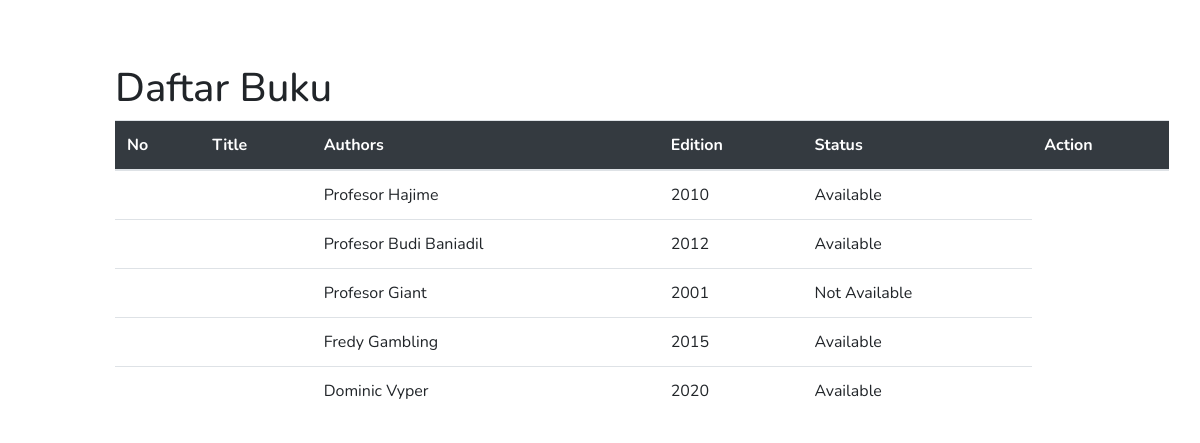
/book/book.php, run on the app's committed database.
### tables this page shows
CREATE TABLE `books` (
  `BooksId` int(11) NOT NULL,
  `BooksTitle` varchar(100) NOT NULL,
  `Authors` varchar(100) NOT NULL,
  `Edition` varchar(100) NOT NULL,
  `Status` varchar(100) NOT NULL
);

### book/book.php (the view, shortened to what this page needs)
<?php
require '../includes/db-inc.php';
$sql = "select * from books";
$data = mysqli_query($conn, $sql);
while ($baris = $data->fetch_object()) {
    $tabel[] = $baris;
}
?>
<!DOCTYPE html>
<html lang="en">
<head>
	<link rel="stylesheet" href="assets/css/bootstrap.min.css">
</head>
 <body id="body-pd">
	<div class="container">
		<h1>Daftar Buku</h1>
    <link href='https://cdn.jsdelivr.net/npm/boxicons@2.0.5/css/boxicons.min.css' rel='stylesheet'>
    <link rel="stylesheet" href="https://cdnjs.cloudflare.com/ajax/libs/font-awesome/5.15.1/css/all.min.css">
    <link rel="stylesheet" href="assets/css/styles.css">
  </head>
<body>
    <table class="table table-hover">
			<thead class="bg-dark text-white">
				<tr>
					<th scope="col">No</th>
					<th scope="col">Title</th>
					<th scope="col">Authors</th>
					<th scope="col">Edition</th>
					<th scope="col">Status</th>
					<th scope="col">Action</th>
				</tr>
			</thead>
			<tbody>
				<?php foreach ($tabel as $brs): ?>
					<tr>
						<th scope="row"><?php echo $brs->No ?></th>
						<td><?php echo $brs->Title ?></td>
						<td><?php echo $brs->Authors ?></td>
						<td><?php echo $brs->Edition ?></td>
						<td><?php echo $brs->Status ?></td>
					</tr>
				<?php endforeach ?>
			</tbody>
		</table>
  </body>
</html>

### book/assets/css/styles.css (style rules this page uses)
:root { --header-height: 3rem; --nav-width: 68px; --first-color: #59ffa0; --first-color-light: #AFA5D9; --white-color: #F7F6FB; --second-color :gray; --third-color :#caf0f8; --body-font: 'Nunito', sans-serif; --normal-font-size: 1rem; --body-font2: 'Quicksand', sans-serif; --z-fixed: 100; }
*,::before,::after { box-sizing: border-box; }
body { position: relative; margin: var(--header-height) 0 0 0; padding: 0 1rem; font-family: var(--body-font); font-size: var(--normal-font-size); transition: .5s; }
@media screen and (min-width: 768px) { body { margin: calc(var(--header-height) + 1rem) 0 0 0; padding-left: calc(var(--nav-width) + 2rem); } }
@media screen and (min-width: 768px) { * { margin: 0 ; padding: 0; box-sizing: border-box; } }

### data on the page
books: Authors "Profesor Hajime", Edition "2010", Status "Available"
books: Authors "Profesor Budi Baniadil", Edition "2012", Status "Available"
books: Authors "Profesor Giant", Edition "2001", Status "Not Available"
books: Authors "Fredy Gambling", Edition "2015", Status "Available"
books: Authors "Dominic Vyper", Edition "2020", Status "Available"
